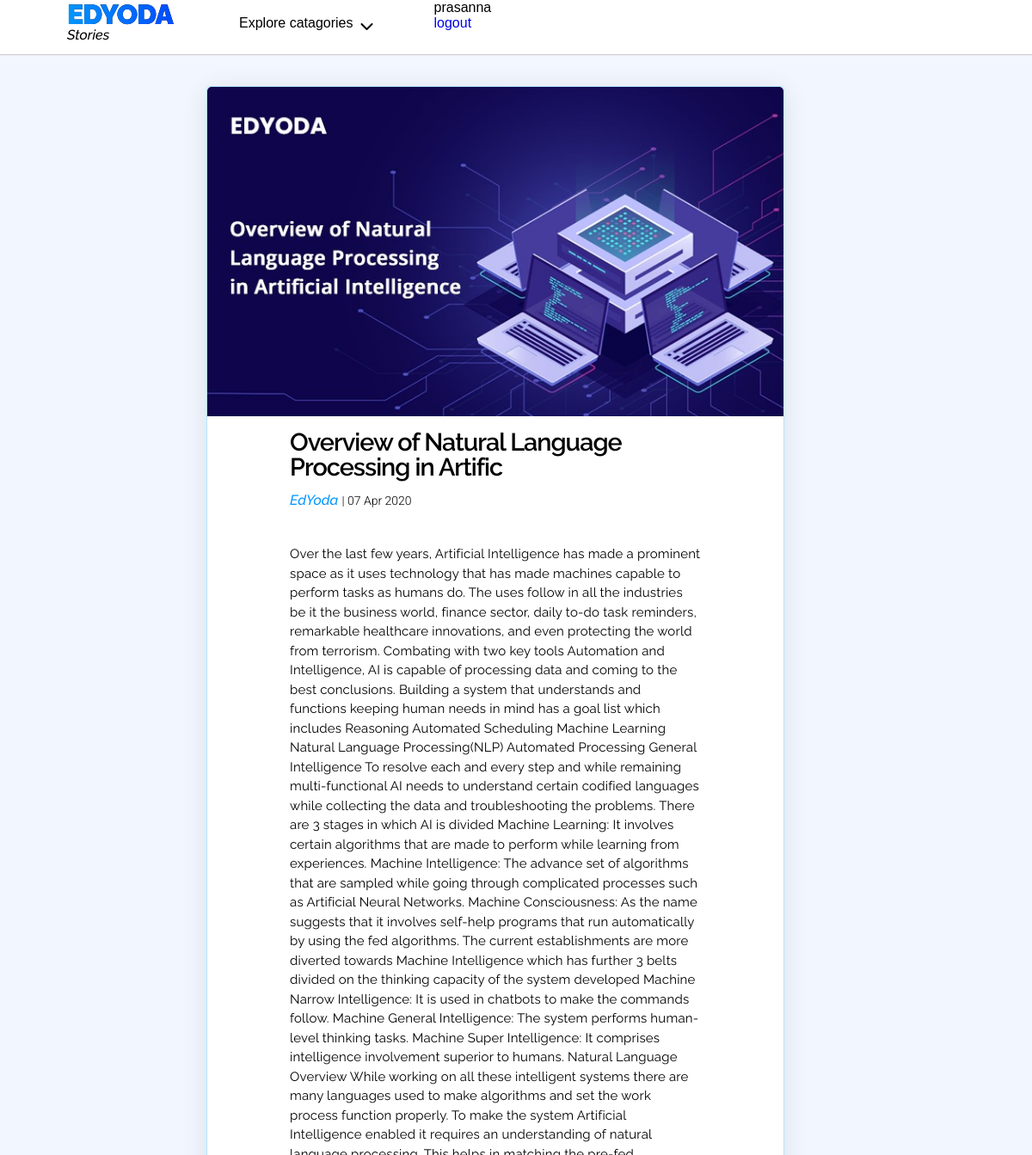
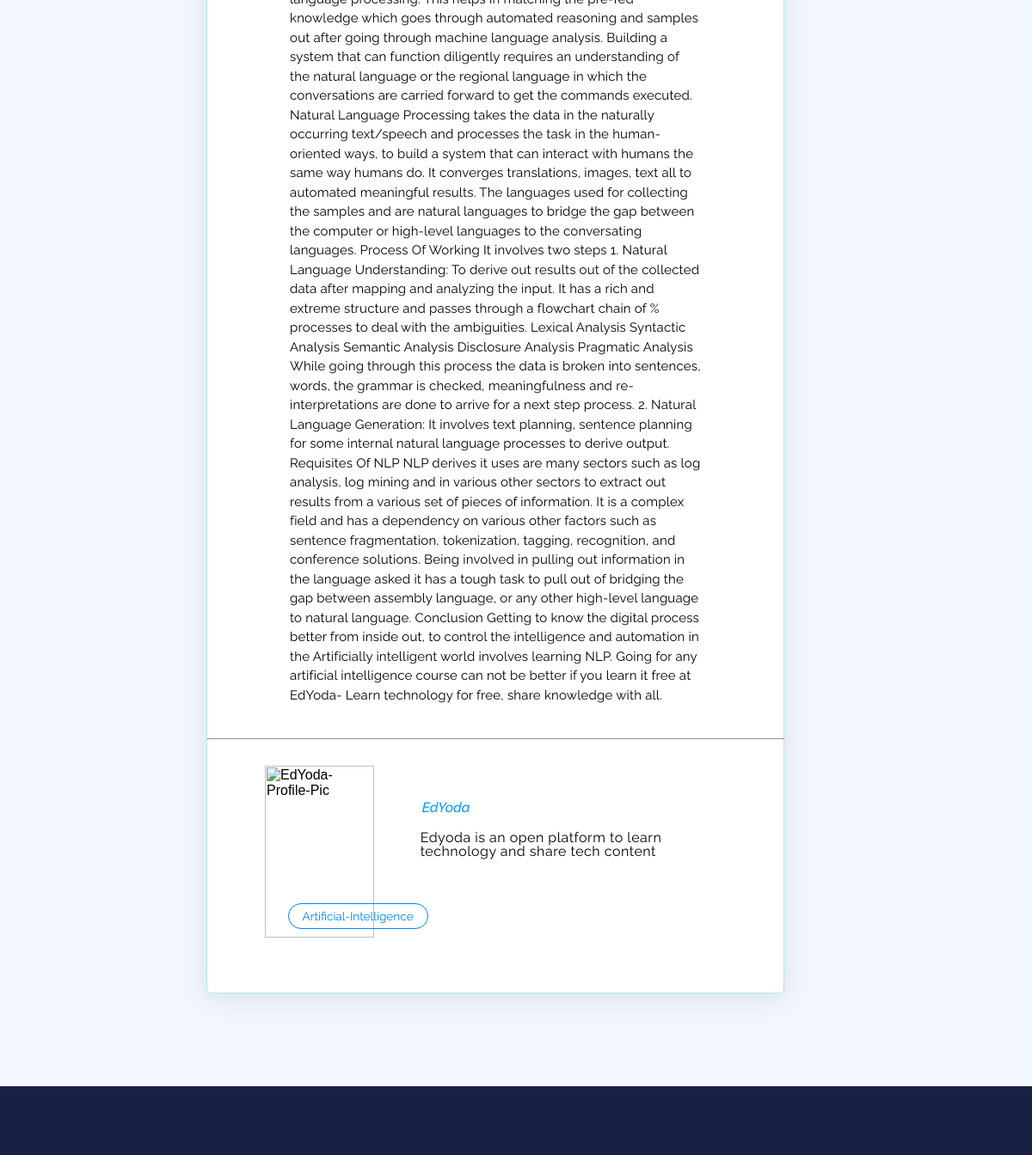
/post_info/overview-of-natural-language-processing-in-artific (signed in), run on the app's committed database (2 pictures, top to bottom).
### blog/models.py (models this page shows, shortened)
class post(models.Model):
    statuses = [
        ("D","draft"),
        ("p","published")
        ]
    title = models.CharField(max_length=50)
    slug = models.SlugField(blank=True,unique=True)
    content = models.TextField()
    date = models.DateField(auto_now=True)
    status = models.CharField(max_length=1,choices=statuses)
    image = models.ImageField(upload_to="blog/post",blank=True)
    Catogary= models.ForeignKey(Catogary,on_delete=models.CASCADE,related_name="posts")
    author = models.ForeignKey(author,on_delete=models.CASCADE,related_name="posts")

class author(models.Model):
    name = models.CharField(max_length=50)

### blog/views.py (the view)
# urls.py: path('post_info/<slug:slug>',PostDetailView.as_view(),name="post_detail"),
class PostDetailView(LoginRequiredMixin,DetailView):
    login_url = 'login'
    model = post
    template_name = "blog/post_details.html"
    context_object_name = "post"

### blog/templates/blog/post_details.html
{% extends "blog/base.html" %}
{% block content %}
<div class="web_page_body">
    <div class="top_spacing">
    <div class="card_details">
        <div class="card_image">
            <img class="Main_image_card"
                src="{{ post.image.url }}"
                alt="notfound">
        </div>
        <div class="card_hedding_details">
            <h1 class="card_heading">{{ post.title }}</h1>
            <div class="card_author_date">
                <p class="blog_card_author_name">
                   {{ post.author.name }}
                    <span class="blogcard_publish_date">
                        |
                        {{ post.date|date:"d M Y" }}
                    </span>
                </p>
            </div>
        </div>
        <div class="blog_description">
            <div>
                <p class="para_class">
                    {{ post.content }}
                </p>
            </div>
        </div>
            <hr class="devider">
            <div class="blog_author blog_A_sec">
                <div class="blog_author_image ">
                    <img  class="blog_author_image_card" src="https://edyoda.s3.amazonaws.com/media/profile-picture/0.png" alt="EdYoda-Profile-Pic">
                </div>
                <div class="blog_author_details ">
                    <p class="blog_author_name">EdYoda</p>
                    <p class="blog_author_description">Edyoda is an open platform to learn technology and
                        share tech content</p>
                </div>
            </div>
            <div class="blog_button">
                <div class="button">Artificial-Intelligence</div>
            </div>
    </div>
</div>
</div>
{% endblock content %}

### blog/templates/blog/base.html (shortened to what this page needs)
{% load static %}
<html lang="en">
<head>
    <link rel="stylesheet" href="{% static 'blog/css/main.css' %}">
</head>
<body>
    <div class="sections">
        <div class="topbar">
            <div class="topbar_sections">
                <div class="topbar_edyoda topbar_edyoda_1">EDYODA</div>
                <p class="logo_stories">Stories</p>
            </div>
            <div class="topbar_sections">
                <br>
                <div class="topbar_sections_cat_wrapper">
                    <div class="topbar_sections_cat">Explore catagories </div>
                    <span><i class="fas fa-chevron-down cat_icon"></i></span>
                </div>
            </div>
            <div class="Auth_div">
                {% if user.is_authenticated %}
                <div>
                    {{ user.get_username }}
                </div>
                <div>
                    <a href="{% url 'logout' %}">logout</a>
                </div>
                {% else %}
                <div>
                    <a href="{% url 'login' %}">login</a>
                </div>
                {% endif %}
            </div>
        </div>
        <div class="content_sec">
            {% block content %}
            {% endblock content %}
        </div>
        <div class="footer_div"></div>
    </div>
</body>
</html>

### blog/static/blog/css/main.css (style rules this page uses)
body { margin: 0; padding: 0; font-family: sans-serif; }
.sections { display: flex; flex-direction: column; }
.topbar { width: 100%; height: auto; z-index: 90; padding:1em 4.875em; background-color: #fff; display:flex; box-shadow:0 1px 1px #ccc; position:fixed; padding-top:0; }
.topbar_sections { display:inline-block; margin-right:70px; }
.topbar_edyoda { width:130px; margin-bottom: 0px; font-family: Raleway,sans-serif; font-size: 2em; font-weight: 900; line-height: 1.08; letter-spacing: -.9px; text-align: left; text-shadow: blue; display:inline-block; }
.topbar_edyoda_1 { background-image: linear-gradient(269deg,#0048ff,#0096ff),linear-gradient(#000,#000); color: #0084ff; background-clip: text; -webkit-text-fill-color: transparent; }
.logo_stories { margin: 0; object-fit: contain; font-family: Raleway,sans-serif; font-size: 1em; font-weight: 500; line-height:.8; font-style: italic; color: #000; }
.topbar_sections_cat_wrapper { display: flex; }
.topbar_sections_cat { padding-right: 8px; }
.cat_icon { margin-top: 4px; }
.web_page_body { background-color: #f2f6ff; padding-bottom: 4%; }
.blog_card_author_name { font-size: .9em; font-weight: 500; font-style: italic; line-height: 2; color:#0096ff; margin-top: 1; text-align: left; font-family: Raleway,sans-serif; }
.blogcard_publish_date { font-size: 12px; font-weight: 300; font-style: normal; color: #000; margin-top: .3em; font-family: Roboto; }
.footer_div { padding: 40px 16%; background-color: #172146; }
.top_spacing { padding-top: 100px; }
.card_details { margin-bottom: 5%; margin-left: 20%; margin-right: 24%; widows: 100%; border: 1px solid rgba(0,168,255,.3); box-shadow: 0 5px 30px 0 rgba(0,0,0,.1); border-radius: 5px; position: relative; background-color: #fff;; }
.Main_image_card { width:100%; border-top-left-radius: 5px; border-top-right-radius: 5px; }
.card_hedding_details { padding:1em 6em; padding-bottom: 0; }
.card_heading { margin:0; font-family:Raleway,sans-serif; font-size:1.8em; font-weight:600; font-style:normal; font-stretch:normal; line-height:1; letter-spacing:-1px; text-align:left; color:#000 }
.card_author_date { position: relative; height: 2.5em; padding: .4em 0; box-sizing: border-box; font-size: 18px; }
.blog_card_author_name { font-family: Raleway,sans-serif; font-weight: 500; font-style: italic; text-align: left; color:#0096ff; }
.blogcard_publish_date { font-weight: 300; color:#000; font-family: Roboto,sans-serif; font-size: 14px;; }
.blog_description { padding:1em 6em; }
.para_class { font-size: 15px; line-height: 1.5em; letter-spacing: .2px; font-family: Raleway,sans-serif; }
.devider { width: 100%; margin-bottom:0; }
.blog_A_sec { display: flex; padding-top: 30px; padding-left: 10%; padding-right: 10%; }
.blog_author_image { width:200px; height: 200px; }
.blog_author_image_card { width:100%; }
.blog_author_details { margin-left: 10%; }
.blog_author_name { padding-top:35; font-family: Raleway,sans-serif; font-weight: 500; font-style: italic; font-stretch: normal; line-height: 1.5; letter-spacing: normal; text-align: left; color:#0096ff; margin:2; padding-bottom: 10; }
.blog_author_description { font-family: Raleway,sans-serif; font-weight: 400; line-height: 1; letter-spacing: .5px; text-align: left; color:#000; margin: .3em 0 0; }
.blog_button { padding:35px; margin-left: 8%; margin-bottom: 5%; margin-top: -12%; margin-right: 15%; width:400px; }
.button { font-family: Raleway,sans-serif; display: inline-block; border: 1px solid #0084ff; padding: 6px 16px; background-color: transparent; color: #0084ff; border-radius: 15px; width: auto; font-size: .85em; margin:5px; }
a { text-decoration: none; }

### data on the page
post: image (picture), title "Overview of Natural Language Processing in Artific", author.name "EdYoda", date "07 Apr 2020", content "Over the last few years, Artificial Intelligence has made a prominent space as it uses technology that has made machines capable to perform tasks as humans do. The uses follow in all the industries be it the business world, finance sector, daily to-do task reminders, remarkable healthcare innovations, and even protecting the world from terrorism. Combating with two key tools Automation and Intelligence, AI is capable of processing data and coming to the best conclusions. Building a system that understands and functions keeping human needs in mind has a goal list which includes Reasoning Automated Scheduling Machine Learning Natural Language Processing(NLP) Automated Processing General…"

### other printed values
{{ user.get_username }} "prasanna"
